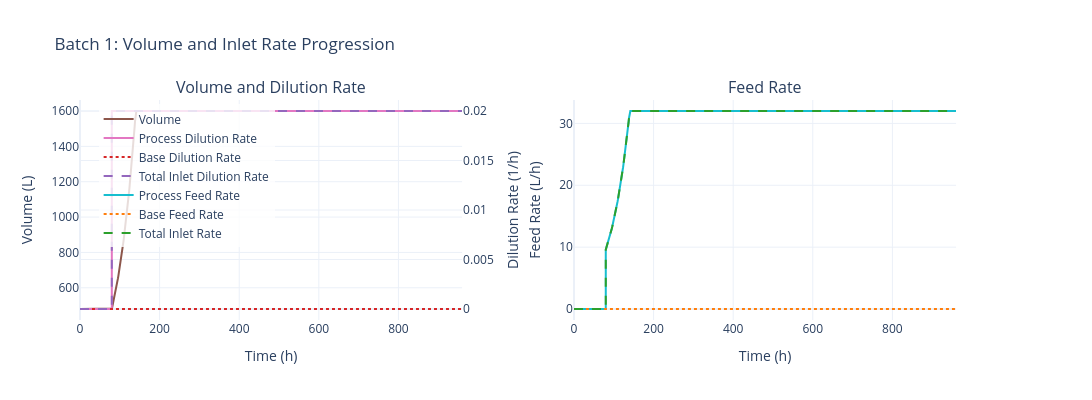

The cell this chart's notebook holds for it:
### Code cell
# Multi-batch profile overlay — includes amino acids profile (fig index 5)
fig_dict = sim.data.plot_all(1, 1)

# Show profile
fig_dict["batch_volume_feed"].show()

### Figure 1 — Plotly figure (JSON) as saved in the notebook; plotly's stock layout.template omitted (floating-point values rounded to 4 significant figures; data arrays with more than 128 entries replaced by an {"elided": "..."} marker saying what was removed)
{"data": [{"hovertemplate": "Time: %{x:.1f} h<br>Volume: %{y:.2f} L<extra></extra>", "line": {"color": "#8c564b", "width": 2}, "mode": "lines", "name": "Volume", "type": "scatter", "x": {"elided": "987 float values"}, "xaxis": "x", "y": {"elided": "987 float values"}, "yaxis": "y"}, {"hovertemplate": "Time: %{x:.1f} h<br>D_process: %{y:.4f} 1/h<extra></extra>", "line": {"color": "#e377c2", "width": 2}, "mode": "lines", "name": "Process Dilution Rate", "type": "scatter", "x": {"elided": "987 float values"}, "xaxis": "x", "y": {"elided": "987 float values"}, "yaxis": "y2"}, {"hovertemplate": "Time: %{x:.1f} h<br>D_base: %{y:.4f} 1/h<extra></extra>", "line": {"color": "#d62728", "dash": "dot", "width": 2}, "mode": "lines", "name": "Base Dilution Rate", "type": "scatter", "x": {"elided": "987 float values"}, "xaxis": "x", "y": {"elided": "987 float values"}, "yaxis": "y2"}, {"hovertemplate": "Time: %{x:.1f} h<br>D_total: %{y:.4f} 1/h<extra></extra>", "line": {"color": "#9467bd", "dash": "dash", "width": 2}, "mode": "lines", "name": "Total Inlet Dilution Rate", "type": "scatter", "x": {"elided": "987 float values"}, "xaxis": "x", "y": {"elided": "987 float values"}, "yaxis": "y2"}, {"hovertemplate": "Time: %{x:.1f} h<br>F_process: %{y:.4f} L/h<extra></extra>", "line": {"color": "#17becf", "width": 2}, "mode": "lines", "name": "Process Feed Rate", "type": "scatter", "x": {"elided": "987 float values"}, "xaxis": "x2", "y": {"elided": "987 float values"}, "yaxis": "y3"}, {"hovertemplate": "Time: %{x:.1f} h<br>F_base: %{y:.4f} L/h<extra></extra>", "line": {"color": "#ff7f0e", "dash": "dot", "width": 2}, "mode": "lines", "name": "Base Feed Rate", "type": "scatter", "x": {"elided": "987 float values"}, "xaxis": "x2", "y": {"elided": "987 float values"}, "yaxis": "y3"}, {"hovertemplate": "Time: %{x:.1f} h<br>F_total: %{y:.4f} L/h<extra></extra>", "line": {"color": "#2ca02c", "dash": "dash", "width": 2}, "mode": "lines", "name": "Total Inlet Rate", "type": "scatter", "x": {"elided": "987 float values"}, "xaxis": "x2", "y": {"elided": "987 float values"}, "yaxis": "y3"}], "layout": {"annotations": [{"font": {"size": 16}, "showarrow": false, "text": "Volume and Dilution Rate", "x": 0.205, "xanchor": "center", "xref": "paper", "y": 1, "yanchor": "bottom", "yref": "paper"}, {"font": {"size": 16}, "showarrow": false, "text": "Feed Rate", "x": 0.735, "xanchor": "center", "xref": "paper", "y": 1, "yanchor": "bottom", "yref": "paper"}], "font": {"size": 12}, "height": 400, "legend": {"bgcolor": "rgba(255,255,255,0.8)", "x": 0.02, "y": 0.98}, "showlegend": true, "title": {"text": "Batch 1: Volume and Inlet Rate Progression"}, "width": 1400, "xaxis": {"anchor": "y", "domain": [0, 0.41], "title": {"text": "Time (h)"}}, "xaxis2": {"anchor": "y3", "domain": [0.53, 0.94], "title": {"text": "Time (h)"}}, "yaxis": {"anchor": "x", "domain": [0, 1], "title": {"text": "Volume (L)"}}, "yaxis2": {"anchor": "x", "overlaying": "y", "side": "right", "title": {"text": "Dilution Rate (1/h)"}}, "yaxis3": {"anchor": "x2", "domain": [0, 1], "title": {"text": "Feed Rate (L/h)"}}}}
